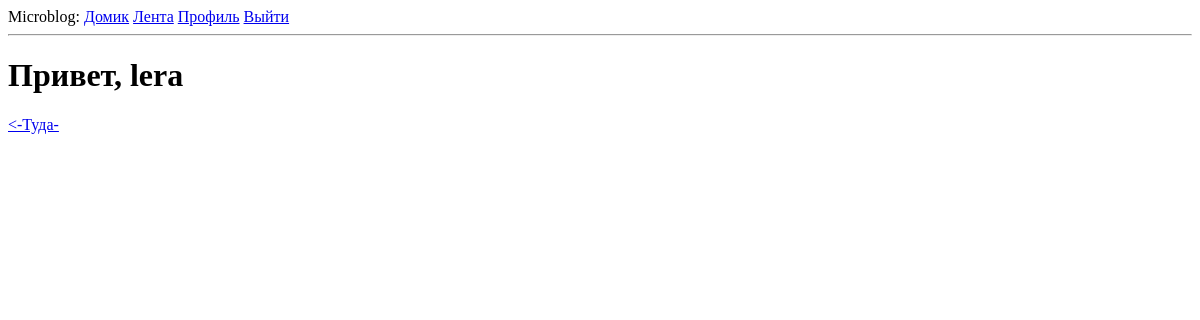
Page /explore?page=2 (signed in) on the earlier database version.
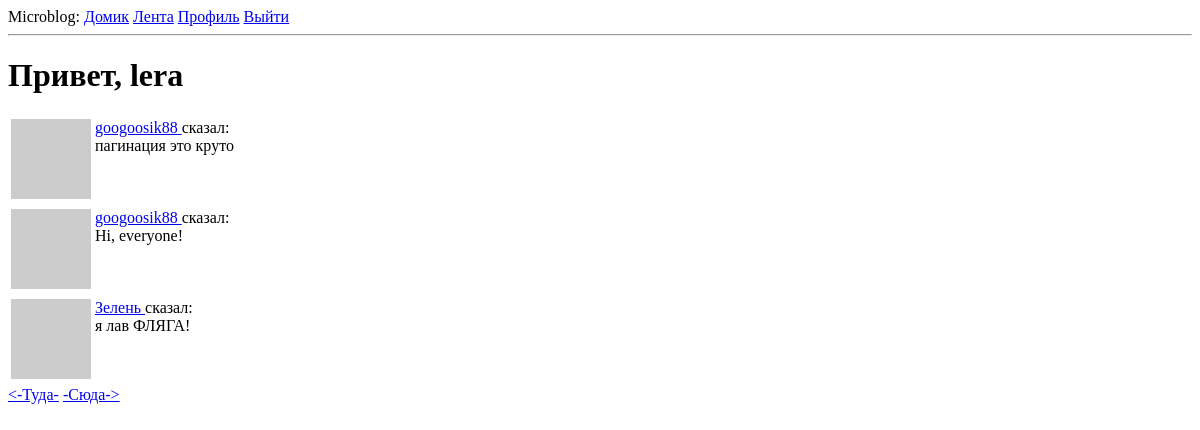
Same page on the later database version.
### app/models.py (models this page shows, shortened)
class Post(db.Model):
    id = db.Column(db.Integer, primary_key=True)
    body = db.Column(db.String(140))
    timestamp = db.Column(db.DateTime, index=True, default=datetime.utcnow)
    user_id = db.Column(db.Integer, db.ForeignKey('user.id'))

class User(UserMixin, db.Model):
    id = db.Column(db.Integer, primary_key=True)
    username = db.Column(db.String(64), index=True, unique=True)
    email = db.Column(db.String(120), index=True, unique=True)
    password_hash = db.Column(db.String(128))
    about_me = db.Column(db.String(140))
    last_seen = db.Column(db.DateTime, default=datetime.utcnow)
    posts = db.relationship('Post', backref='author', lazy='dynamic')
    followed = db.relationship(
        'User', secondary=followers,
        primaryjoin=(followers.c.follower_id == id),
        secondaryjoin=(followers.c.followed_id == id),
        backref=db.backref('followers', lazy='dynamic'), lazy='dynamic')
    def avatar(self, size):
        digest = md5(self.email.lower().encode('utf-8')).hexdigest()
        return 'https://www.gravatar.com/avatar/{}?d=identicon&s={}'.format(digest, size)
    """Подписка"""
    """Отписка"""
    """Проверка на подписку"""
    """Лента"""

### app/routes.py (the view)
@app.route('/explore')
@login_required
def explore():
    page = request.args.get('page', 1, type=int)
    posts = Post.query.order_by(Post.timestamp.desc()).paginate(
        page, app.config['POST_PER_PAGE'], False)
    next_url = url_for('explore', page=posts.next_num) if posts.has_next else None
    prev_url = url_for('explore', page=posts.prev_num) if posts.has_prev else None
    return render_template('index.html', title='Explore', posts=posts.items,
                           next_url=next_url, prev_url=prev_url)

### app/models.py (called while the page is built)
@login.user_loader
def load_user(id):
    return User.query.get(int(id))

### app/routes.py (called while the page is built)
@app.before_request
def before_request():
    if current_user.is_authenticated:
        current_user.last_seen = datetime.utcnow()
        db.session.commit()

### app/templates/index.html (shortened to what this page needs)
{% extends "base.html" %}
{% block content %}
    <h1>Привет, {{ current_user.username }}</h1>
    {% for post in posts %}
        {% include '_post.html' %}
    {% endfor %}
    {% if prev_url %}
        <a href="{{ prev_url }}"><-Туда-</a>
    {% endif %}
    {% if next_url %}
        <a href="{{ next_url }}">-Сюда-></a>
    {% endif %}
{% endblock %}

### app/templates/_post.html
<table>
    <tr valign="top">
        <td><img src="{{ post.author.avatar(36) }}"></td>
        <td>
            <a href="{{ url_for('user', username=post.author.username) }}">
                {{ post.author.username }}
            </a>
            сказал: <br>{{ post.body }}
        </td>
    </tr>
</table>

Differences in the rows shown:
added Post: author.username "googoosik88", body "пагинация это круто"
added Post: author.username "googoosik88", body "Hi, everyone!"
added Post: author.username "Зелень", body "я лав ФЛЯГА!"
Other differences:
text now shown: "-Сюда->"
